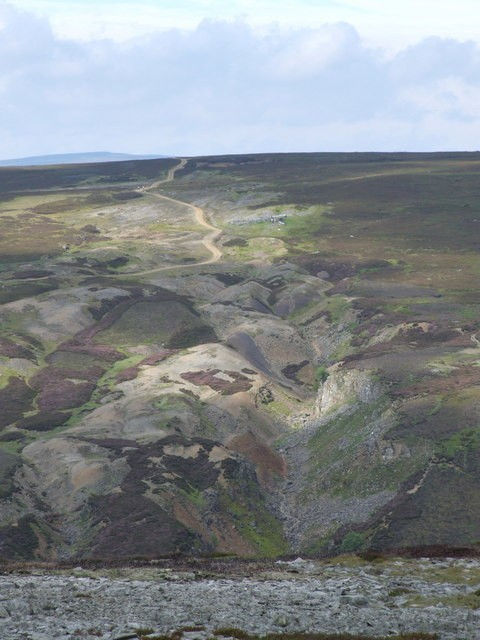
#> input picture dataset_small/n12.jpg, 480 x 640 px; its folder holds 4 pictures in this run
$ python metrics.py
#> lines starting #> are read from the running program, lines starting #| are printed output that depends on the picture
### common/utils.py
import os
import time
import sys
from colorama import Fore, Style, init

init()

colors = {
    "none": "",
    "status": Fore.LIGHTMAGENTA_EX,
    "done": Fore.GREEN,
    "fail": Fore.RED,
    "warning": Fore.YELLOW,
    "log": Fore.LIGHTBLACK_EX,
    "create": Fore.CYAN,
}  # Цвета текста

style = Style.BRIGHT

stamps = {
    "none": "",
    "status": "[%] ",
    "done": "[V] ",
    "fail": "[X] ",
    "warning": "[!] ",
    "log": "[$] ",
    "create": "[+] ",
}  # Штампы вывода

DATASET_PATH = "dataset/"

images = []


# ==================================================================================================================================
# |                                                            UTILS                                                               |
# ==================================================================================================================================


def get_time(func) -> None:
    """
    Декоратор для замера времени выполнения функции.

    Parameters:
        - func (function): функция, время выполнения которой требуется замерить

    Returns:
        - None
    """

    def wrapper(*args, **kwargs):
        start_time = time.time()
        result = func(*args, **kwargs)
        end_time = time.time() - start_time
        color_print("log", "log", f"Время выполнения: {end_time}", True)
        return result

    return wrapper


# ==================================================================================================================================


def color_print(stamp: str, color: str, message: str, newline: bool) -> None:
    """
    Функция для красивого вывода в консоль.

    Parameters:
        - stamp (str): штамп для определения вида сообщения
        - color (str): цвет текста сообщения
        - message (str): текст сообщения
        - newline (bool): флаг, определяющий, нужно ли добавлять переход на новую строку

    Returns:
        - None

    Stamps:
        - "none": пустой штамп
        - "status": [%]
        - "done": [V]
        - "fail": [X]
        - "warning": [!]
        - "log": [$]
        - "create": [+]

    Colors:
        - "none": обычный белый цвет
        - "status": светло-пурпурный цвет
        - "done": зеленый цвет
        - "fail": красный цвет
        - "warning": желтый цвет
        - "log": светло-черный цвет
        - "create": голубой цвет

    Libraries:
        - colorama, установка: "pip install colorama"
    """

    to_new_line = "\n" if newline else " "

    sys.stdout.write(f"{to_new_line}{style}{colors[color]}{stamps[stamp]}{message}")


# ==================================================================================================================================


def scan_directory(dataset_path: str) -> list[str]:
    """
    Функция для сканирования директории и сохранения путей изображений.

    Parameters:
        - dataset_path (str): путь к директории с изображениями

    Returns:
        - images (list[str]): список путей к изображениям
    """
#> called with dataset_path = 'dataset_small'
    images = []
    try:
        for address, dirs, files in os.walk(dataset_path):
            for name in files:
                images.append((address, name))
    except Exception as e:
        color_print("fail", "fail", f"Error: {e}", "True")

    return images


# ==================================================================================================================================


# Проверка на скорость выполнения функции для сканирования директории
# [2 lines that do not run on import are left out]

### common/metrics.py
import os
import numpy as np
import pandas as pd
from PIL import Image
from matplotlib import pyplot as plt
from utils import get_time, color_print, scan_directory
from sklearn.metrics import mean_squared_error as mse_sklearn
from skimage.metrics import normalized_root_mse as nrmse_skimage
from skimage.metrics import structural_similarity as ssim_skimage
from skimage.metrics import peak_signal_noise_ratio as psnr_skimage
from sklearn.metrics import mean_absolute_error as mae_skimage
from skimage.metrics import normalized_mutual_information as nmi_skimage
from concurrent.futures import ThreadPoolExecutor

from functools import partial

# ==================================================================================================================================
# |                                                              METRICS                                                           |
# ==================================================================================================================================


class Metric:
    def __init__(self, image_paths1: list, image_paths2: list):

        # Передаём списки путей в локальные переменные:
        self.image_paths1 = image_paths1
        self.image_paths2 = image_paths2

        # Закидываем уже открытые фотки в списки массивов:
        self.resized_images1 = self.load_and_resize_images(image_paths1)
#> in load_and_resize_image, img is the input picture: PIL image 480x640 RGB; mean R, G, B 131.9, 137.2, 139.8
#> in load_and_resize_image, `img_resized = img.resize((512, 512))`:
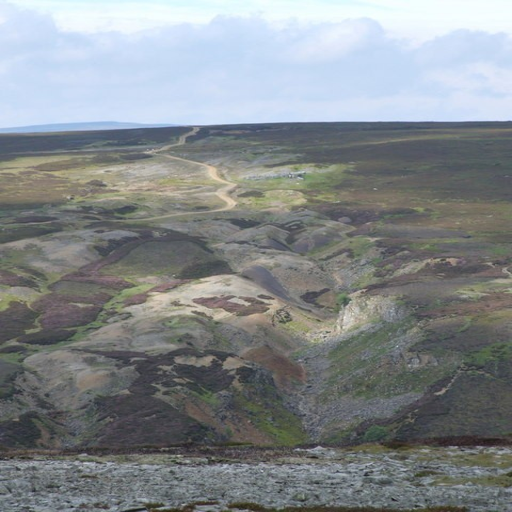
#> img_resized: PIL image 512x512 RGB; mean R, G, B 131.9, 137.2, 139.8
#> call 2 of load_and_resize_image, with image_path = 'dataset_small/n11.jpg'
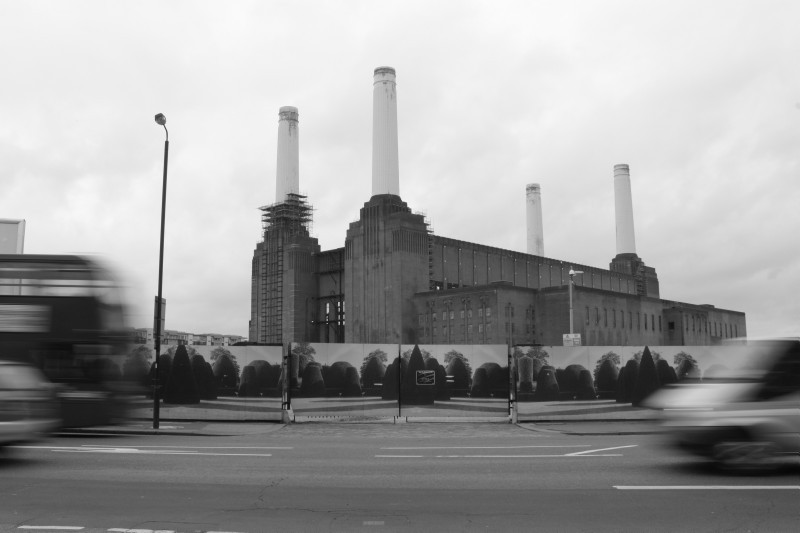
#> input picture dataset_small/n11.jpg, 800 x 533 px
#> in load_and_resize_image, img is the input picture: PIL image 800x533 RGB; min 6, max 253, mean 158.3
#> in load_and_resize_image (call 2), `img_resized = img.resize((512, 512))`:
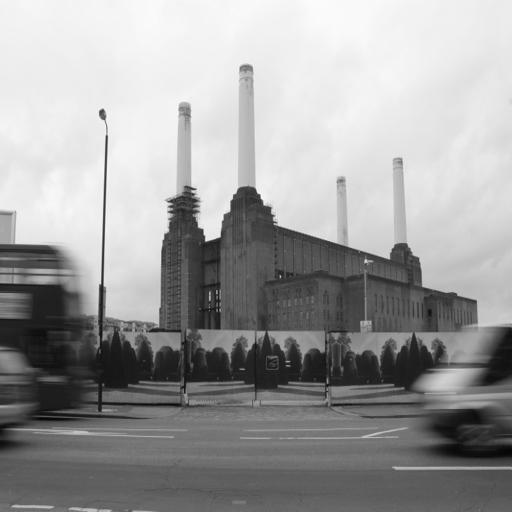
#> img_resized: PIL image 512x512 RGB; min 5, max 252, mean 158.3
#> call 3 of load_and_resize_image, with image_path = 'dataset_small/n10.jpg'
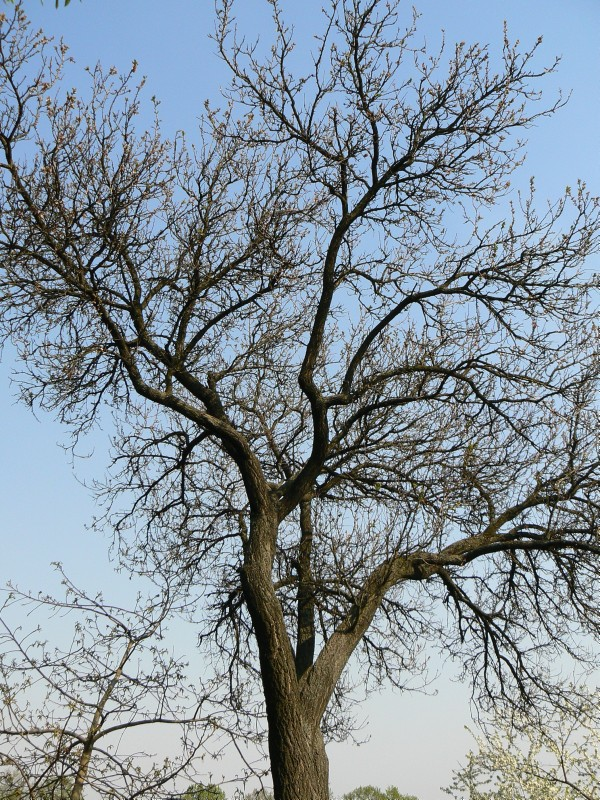
#> input picture dataset_small/n10.jpg, 600 x 800 px
#> in load_and_resize_image, img is the input picture: PIL image 600x800 RGB; mean R, G, B 132.9, 145.8, 156.3
#> in load_and_resize_image (call 3), `img_resized = img.resize((512, 512))`:
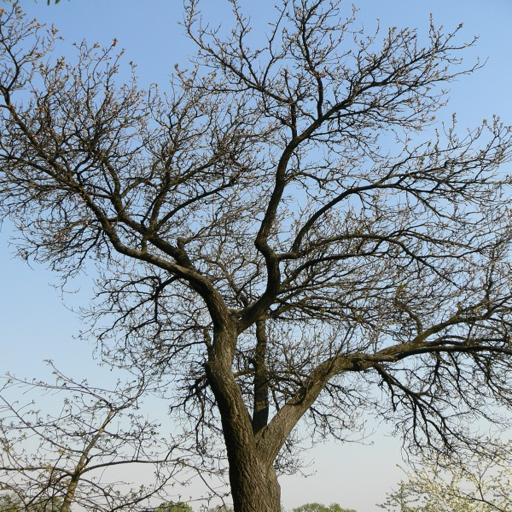
#> img_resized: PIL image 512x512 RGB; mean R, G, B 132.9, 145.8, 156.3
#> call 4 of load_and_resize_image, with image_path = 'dataset_small/n13.jpg'
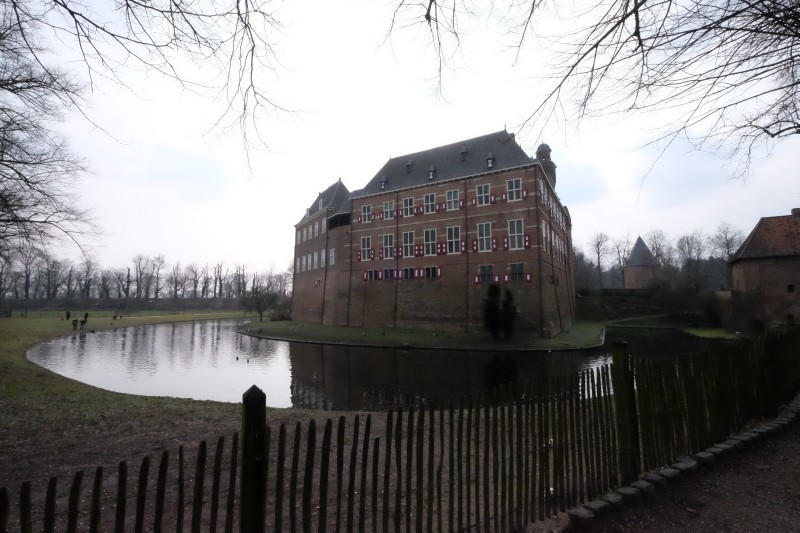
#> input picture dataset_small/n13.jpg, 800 x 533 px
#> in load_and_resize_image, img is the input picture: PIL image 800x533 RGB; mean R, G, B 129, 127.8, 128.6
#> in load_and_resize_image (call 4), `img_resized = img.resize((512, 512))`:
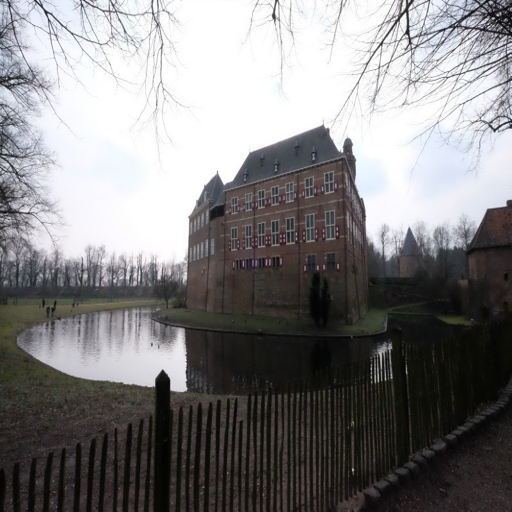
#> img_resized: PIL image 512x512 RGB; mean R, G, B 129, 127.8, 128.6
#> in load_and_resize_images, `resized_images = list(executor.map(self.load_and_resize_image, image_p..`: resized_images = 4 items
#> self.resized_images1 = 4 items
        self.resized_images2 = self.load_and_resize_images(image_paths2)
#> self.resized_images2 = 4 items

    def load_and_resize_images(self, image_paths: list[str]) -> list[np.array]:
        """
        Открывает и масштабирует список фотографий в разрешении 512px x 512px
        с использованием многопоточности.

        Parameters:
            - image_paths (list[str]): список путей к фотографиям.

        Returns:
            - list[np.array]: список numpy-массивов открытых фотографий.
        """

        with ThreadPoolExecutor() as executor:
            resized_images = list(executor.map(self.load_and_resize_image, image_paths))
            # print(len(resized_images))

        return resized_images

    def load_and_resize_image(self, image_path: str) -> np.array:
        """
        Открывает изображение и масштабирует её в разрешении 512px x 512px.

        Parameters:
            - image_path (string): путь к фотографии.

        Returns:
            - np.array: numpy массив открытой фотографии.
        """

        with Image.open(image_path) as img:
            img_resized = img.resize((512, 512))
            img_array = np.array(img_resized)
            # print(image_path)

        return img_array.flatten()

    def calculate_metric(
        self, metric_function: object, save_to_csv: bool = False
    ) -> list[float]:
        """
        Функция для сравнения по выбранной метрике.

        Parameters:
            - metric_function: объект функции выбранной метрики.

        Returns:
            - list[float]: матрица сравнения по метрике.
        """
#> called with save_to_csv = True

        metric_values = []

        with ThreadPoolExecutor() as executor:
            # Проходим по изображениям в resized_images1 и сравниваем со всеми в resized_images2:
            for img1 in self.resized_images1:
                row = list(
                    executor.map(
                        lambda img2: metric_function(img1, img2), self.resized_images2
                    )
                )
                metric_values.append(row)
#> this loop made 4 passes
#> row on passes 1 to 4: [True, False, False, False], [False, True, False, False], [False, False, True, False], [False, False, False, True]
#> after the loop, metric_values = [[True, False, False, False], [False, True, False, False], [False, False, True, False], [False, False, False, True]]
        if save_to_csv == True:
            self.save(metric_function.__name__, metric_values)
        return metric_values

    def pix2pix(self, save_to_csv=False) -> list[list[bool]]:
        return self.calculate_metric(np.array_equal, save_to_csv)

    def mae(self, save_to_csv=False) -> list[list[float]]:
        return self.calculate_metric(mae_skimage, save_to_csv)

    def mse(self, save_to_csv=False) -> list[list[float]]:
        return self.calculate_metric(mse_sklearn, save_to_csv)

    def nrmse(self, save_to_csv=False) -> list[list[float]]:
        return self.calculate_metric(nrmse_skimage, save_to_csv)

    def ssim(self, save_to_csv=False) -> list[list[float]]:
        ssim_partial = partial(ssim_skimage, win_size=3)
        ssim_partial.__name__ = "structural_similarity_index"
        return self.calculate_metric(ssim_partial, save_to_csv)

    def psnr(self, save_to_csv=False) -> list[list[float]]:
        return self.calculate_metric(psnr_skimage, save_to_csv)

    def nmi(self, save_to_csv) -> list[list[float]]:
        return self.calculate_metric(nmi_skimage, save_to_csv)

    def show(self, metric_values: list[list]) -> None:
        """
        Функция для отображения результата сравнения по метрике в виде тепловой матрицы.

        Parameters:
            - metric_values (list[list]): матрица сравнения по выбранной метрике.
            - filename (string): название файла для сохранения.
        """

        plt.imshow(metric_values, cmap="viridis", interpolation="nearest")
        plt.colorbar()
        plt.show()

    def save(self, metric_name: str, metric_values: list[list]) -> None:
        """
        Сохраняет матрицу с результатами сравнения по метрике в csv файл.

        Parameters:
            - metric_name (string): название метрики (название создаваемого файла).
            - metric_values (list[list]): матрица сравнения по выбранной метрике.
        """
#> called with metric_name = 'array_equal'
        df = pd.DataFrame(
            metric_values, columns=self.image_paths2, index=self.image_paths1
        )
#> df = table of 4 rows and 4 columns
        csv_filename = f"metrics_results/{metric_name}.csv"
#> (the run stopped early here; a loop or call above may not have finished)
